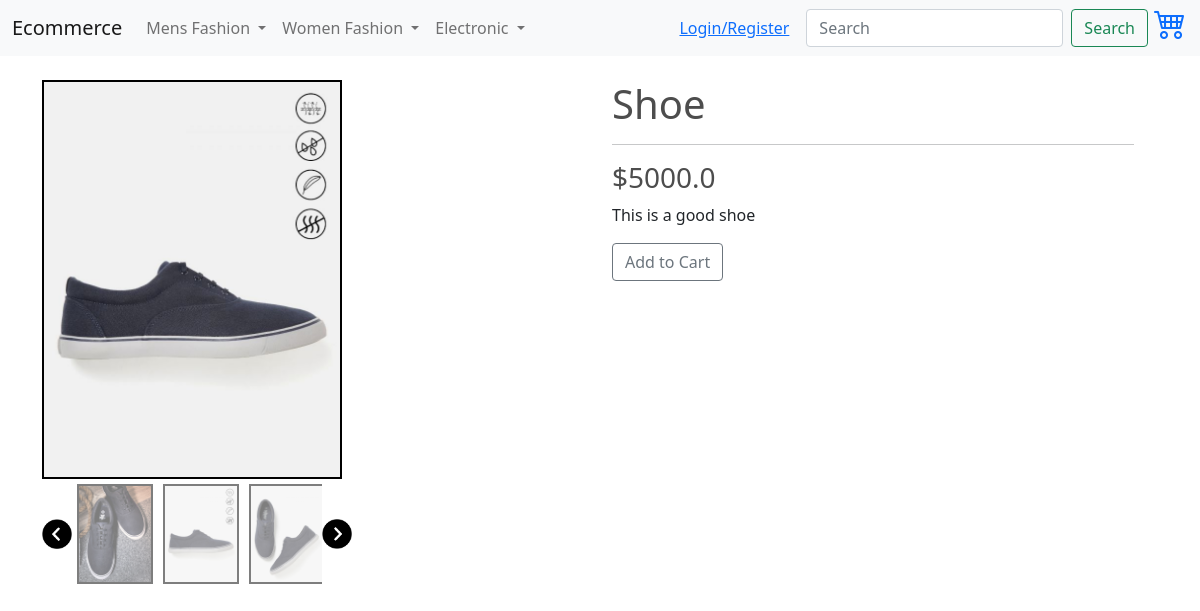
Page /product_display/4/ on the committed database.
### store/models.py (models this page shows)
class Product(models.Model):
    product_status = (
        ('N',"New"),
        ('T',"Trending"),
        ('X','Excel'),
            )
    category_type = (
        ("Men","Men"),
        ("Women","Women"),
        ("Electronic","Electronic"),
        ("Book","Book"),)
    name = models.CharField(max_length=200)
    price = models.FloatField()
    category = models.CharField(max_length=10,choices=category_type,null=True, blank=True)
    status = models.CharField(max_length=1,choices= product_status,null=True, blank=True)
    description = models.TextField(null=True,blank = True)
    featured = models.ImageField(null=True, blank=True)
    def __str__(self):
        return self.name
    @property
    def imageURL(self):
        try:
            url = self.featured.url
        except:
            url = ''
        return url

class ProductImages(models.Model):
    product = models.ForeignKey(Product, on_delete=models.CASCADE)
    name = models.CharField(max_length=200)
    image = models.ImageField()
    def __str__(self):
        return self.name
    @property
    def imageURL(self):
        try:
            url = self.image.url
        except:
            url = ''
        print('URL:', url)
        return url

### store/views.py (the view)
# urls.py: path('product_display/<int:product_id>/',views.productDisplay, name='product_display'),
def productDisplay(request,product_id):
    prod = Product.objects.get( id = product_id)
    val = ProductImages.objects.all()
    print(val)
    product_images = prod.productimages_set.all()
    print(product_images)
    context ={'product': prod, 'product_images': product_images}
    return render(request, 'store/product_detail.html', context)

### store/templates/store/product_detail.html (shortened to what this page needs)
{% extends 'store/main.html' %}
{% load static %}
{% block content %}
<div class="container">
    <div class="row">
    <div class="col my-4">
    <img id="featured" src={{ product.imageURL }}>
    <div id="slide-wrapper">
        <img id ="slideLeft" class="arrow" src="{% static 'images/arrow-left.png' %}">
        <div id="slider">
        {% for image in product_images %}
        <img class="thumbnails" src={{ image.imageURL }}>
        {% endfor %}
        </div>
        <img id="slideRight" class="arrow" src="{% static 'images/arrow-right.png' %}">
    </div>
</div>
    <div class="col my-4 mx-4">
    <h1>{{product}}</h1>
        <hr>
        <h3>${{product.price}}</h3>
        <p>{{product.description}}</p>
 <button data-product={{product.id}} data-action = "add" onclick="launch_toast()"class="btn btn-outline-secondary add-btn update-cart" data-bs-toggle="modal" data-bs-target="#exampleMod">Add to Cart</button>
    </div>
    </div>
</div>
{% endblock content %}

### static/css/main.css (style rules this page uses)
h1,h2,h3,h4,h5,h6 { color:hsl(0, 0%, 30%); }
.thumbnails { object-fit: cover; max-height: 100px; max-width: 180px; cursor: pointer; opacity: 0.5; margin: 5px; border: 2px solid black; }
#featured { max-width: 300px; max-height: 400px; object-fit: cover; cursor: pointer; border: 2px solid black; }
#slide-wrapper { max-width: 550px; display: flex; min-height: 100px; align-items: center; }
#slider { width: 250px; display: flex; flex-wrap: nowrap; overflow-x: hidden; }
.arrow { width: 30px; height: 30px; cursor: pointer; transition: .3s; }

### rows in the picture
Product: imageURL (picture), name "Shoe", price "5000.0", description "This is a good shoe"
ProductImages: imageURL (picture)
ProductImages: imageURL (picture)
ProductImages: imageURL (picture)
